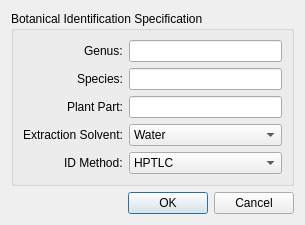
<?xml version="1.0" encoding="UTF-8"?>
<ui version="4.0">
 <class>Dialog</class>
 <widget class="QDialog" name="Dialog">
  <property name="geometry">
   <rect>
    <x>0</x>
    <y>0</y>
    <width>305</width>
    <height>204</height>
   </rect>
  </property>
  <property name="windowTitle">
   <string>Dialog</string>
  </property>
  <layout class="QGridLayout" name="gridLayout">
   <item row="0" column="0">
    <widget class="QGroupBox" name="groupBox">
     <property name="title">
      <string>Botanical Identification Specification</string>
     </property>
     <layout class="QFormLayout" name="formLayout">
      <property name="labelAlignment">
       <set>Qt::AlignRight|Qt::AlignTrailing|Qt::AlignVCenter</set>
      </property>
      <item row="0" column="0">
       <widget class="QLabel" name="label">
        <property name="text">
         <string>Genus:</string>
        </property>
       </widget>
      </item>
      <item row="0" column="1">
       <widget class="QLineEdit" name="is_genusLE"/>
      </item>
      <item row="1" column="0">
       <widget class="QLabel" name="label_2">
        <property name="text">
         <string>Species:</string>
        </property>
       </widget>
      </item>
      <item row="1" column="1">
       <widget class="QLineEdit" name="is_speciesLE"/>
      </item>
      <item row="2" column="0">
       <widget class="QLabel" name="label_4">
        <property name="text">
         <string>Plant Part:</string>
        </property>
       </widget>
      </item>
      <item row="2" column="1">
       <widget class="QLineEdit" name="is_partLE"/>
      </item>
      <item row="3" column="0">
       <widget class="QLabel" name="label_5">
        <property name="text">
         <string>Extraction Solvent:</string>
        </property>
       </widget>
      </item>
      <item row="3" column="1">
       <widget class="QComboBox" name="is_solventCombo">
        <item>
         <property name="text">
          <string>Water</string>
         </property>
        </item>
        <item>
         <property name="text">
          <string>Ethanol</string>
         </property>
        </item>
        <item>
         <property name="text">
          <string>Ethanol &amp; Water</string>
         </property>
        </item>
        <item>
         <property name="text">
          <string>Methanol</string>
         </property>
        </item>
        <item>
         <property name="text">
          <string>Methanol &amp; Water</string>
         </property>
        </item>
        <item>
         <property name="text">
          <string>Toluene</string>
         </property>
        </item>
        <item>
         <property name="text">
          <string>Other</string>
         </property>
        </item>
       </widget>
      </item>
      <item row="4" column="0">
       <widget class="QLabel" name="label_3">
        <property name="text">
         <string>ID Method:</string>
        </property>
       </widget>
      </item>
      <item row="4" column="1">
       <widget class="QComboBox" name="is_methodCombo">
        <item>
         <property name="text">
          <string>HPTLC</string>
         </property>
        </item>
        <item>
         <property name="text">
          <string>HPLC</string>
         </property>
        </item>
        <item>
         <property name="text">
          <string>Other</string>
         </property>
        </item>
       </widget>
      </item>
     </layout>
    </widget>
   </item>
   <item row="1" column="0">
    <widget class="QDialogButtonBox" name="acceptB">
     <property name="orientation">
      <enum>Qt::Horizontal</enum>
     </property>
     <property name="standardButtons">
      <set>QDialogButtonBox::Cancel|QDialogButtonBox::Ok</set>
     </property>
    </widget>
   </item>
  </layout>
 </widget>
 <tabstops>
  <tabstop>is_genusLE</tabstop>
  <tabstop>is_speciesLE</tabstop>
  <tabstop>is_partLE</tabstop>
  <tabstop>is_solventCombo</tabstop>
  <tabstop>is_methodCombo</tabstop>
 </tabstops>
 <resources/>
 <connections>
  <connection>
   <sender>acceptB</sender>
   <signal>accepted()</signal>
   <receiver>Dialog</receiver>
   <slot>accept()</slot>
   <hints>
    <hint type="sourcelabel">
     <x>248</x>
     <y>254</y>
    </hint>
    <hint type="destinationlabel">
     <x>157</x>
     <y>274</y>
    </hint>
   </hints>
  </connection>
  <connection>
   <sender>acceptB</sender>
   <signal>rejected()</signal>
   <receiver>Dialog</receiver>
   <slot>reject()</slot>
   <hints>
    <hint type="sourcelabel">
     <x>316</x>
     <y>260</y>
    </hint>
    <hint type="destinationlabel">
     <x>286</x>
     <y>274</y>
    </hint>
   </hints>
  </connection>
 </connections>
</ui>
